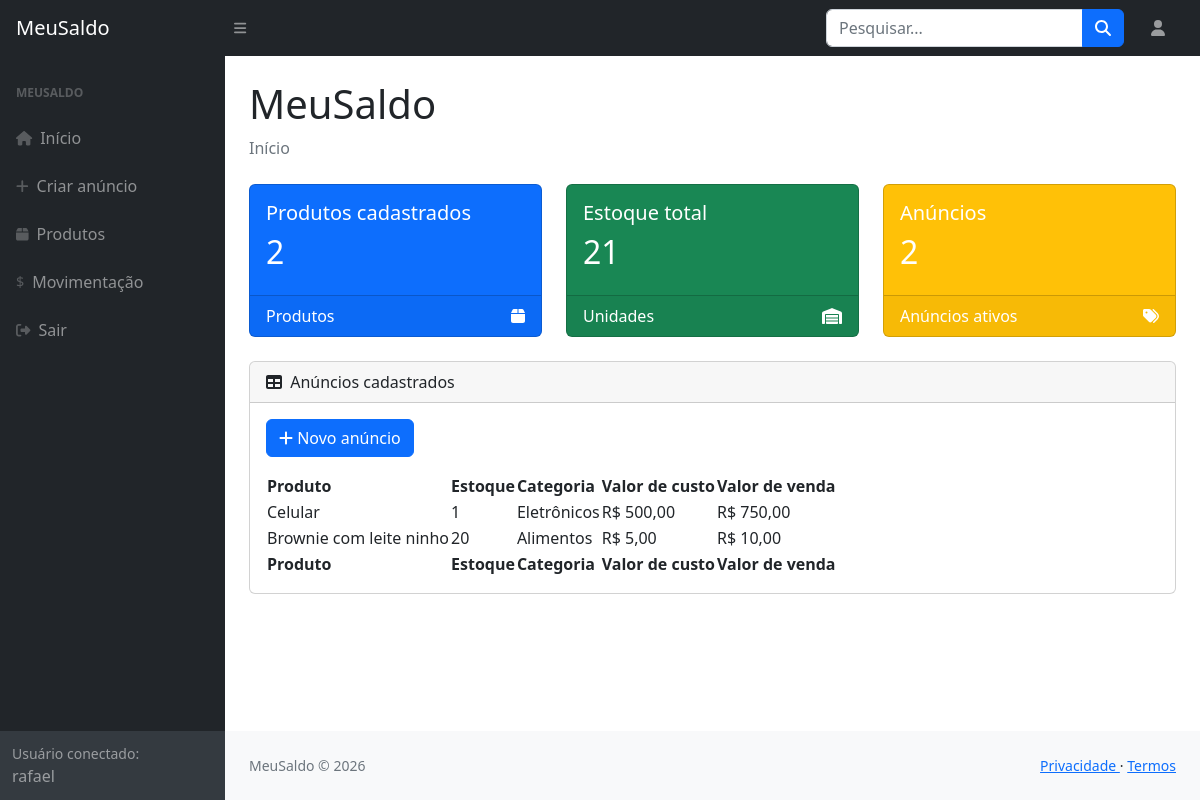
Screenshot of /MeuSaldo/index.php (signed in) with the database file from the repository.
### tables this page shows
CREATE TABLE `anuncios` (
  `idAnuncio` int NOT NULL,
  `Usuarios_idUsuario` int NOT NULL,
  `nomeProduto` varchar(30) NOT NULL,
  `estoqueProduto` int NOT NULL,
  `categoriaAnuncio` varchar(50) NOT NULL,
  `valorCustoAnuncio` decimal(10,2) NOT NULL,
  `valorAnuncio` decimal(10,2) NOT NULL
);

### MeuSaldo/header.php (called while the page is built, shortened)
<?php
    if(isset($_SESSION['logado']) && $_SESSION['logado'] === true){
        $idUsuario    = $_SESSION['idUsuario'];
        $nomeUsuario  = $_SESSION['nomeUsuario'];
        $nomeCompleto = explode(' ', $nomeUsuario);
        $primeiroNome = $nomeCompleto[0];
    }
?>

### MeuSaldo/index.php (the view, shortened to what this page needs)
<?php include "header.php" ?>
<?php
include "conexaoBD.php";
$idUsuario = (int) $idUsuario;
$sqlAnuncios = "SELECT
                    idAnuncio,
                    nomeProduto,
                    estoqueProduto,
                    categoriaAnuncio,
                    valorCustoAnuncio,
                    valorAnuncio
                FROM Anuncios
                WHERE Usuarios_idUsuario = $idUsuario
                ORDER BY idAnuncio DESC";
$resultadoAnuncios = mysqli_query($conn, $sqlAnuncios);
$quantidadeProdutos = mysqli_num_rows($resultadoAnuncios);
$sqlEstoque = "SELECT SUM(estoqueProduto) AS estoqueTotal
               FROM Anuncios
               WHERE Usuarios_idUsuario = $idUsuario";
$resultadoEstoque = mysqli_query($conn, $sqlEstoque);
$dadosEstoque = mysqli_fetch_assoc($resultadoEstoque);
$estoqueTotal = $dadosEstoque['estoqueTotal'] ?? 0;
$resultadoAnuncios = mysqli_query($conn, $sqlAnuncios);
?>
<!DOCTYPE html>
<html lang="pt-br">
<head>
    <link href="https://cdn.jsdelivr.net/npm/simple-datatables@7.1.2/dist/style.min.css"
          rel="stylesheet" />
    <link href="css/styles.css"
          rel="stylesheet" />
</head>
<body class="sb-nav-fixed">
<nav class="sb-topnav navbar navbar-expand navbar-dark bg-dark">
    <a class="navbar-brand ps-3"
       href="index.php">
        MeuSaldo
    </a>
    <button class="btn btn-link btn-sm order-1 order-lg-0 me-4 me-lg-0"
            id="sidebarToggle"
            href="#!">
        <i class="fas fa-bars"></i>
    </button>
    <form class="d-none d-md-inline-block form-inline ms-auto me-0 me-md-3 my-2 my-md-0">
        <div class="input-group">
            <input class="form-control"
                   type="text"
                   placeholder="Pesquisar..."
                   aria-label="Pesquisar" />
            <button class="btn btn-primary"
                    id="btnNavbarSearch"
                    type="button">
                <i class="fas fa-search"></i>
            </button>
        </div>
    </form>
    <?php
        if(isset($_SESSION['logado']) && $_SESSION['logado'] === true){
            echo"
            <ul class='navbar-nav ms-auto ms-md-0 me-3 me-lg-4'>
                <li class='nav-item dropdown'>
                    <a class='nav-link '
                    id='navbarDropdown'
                    href='#'
                    role='button'
                    data-bs-toggle=dropdown'
                    aria-expanded='false'>
                        <i class='fas fa-user fa-fw'></i>
                    </a>
        ";
        }
    ?>
</nav>
<div id="layoutSidenav">
    <div id="layoutSidenav_nav">
        <nav class="sb-sidenav accordion sb-sidenav-dark"
             id="sidenavAccordion">
            <div class="sb-sidenav-menu">
                <div class="nav">
                    <div class="sb-sidenav-menu-heading">
                        MeuSaldo
                    </div>
                    <a class="nav-link"
                       href="index.php">
                        <div class="sb-nav-link-icon">
                            <i class="fas fa-home"></i>
                        </div>
                        Início
                    </a>
                    <?php
                        if(isset($_SESSION['logado']) && $_SESSION['logado'] === true){
                        echo"
                            <a class='nav-link'
                            href='formAnuncio.php'>
                                <div class='sb-nav-link-icon'>
                                    <i class='fas fa-plus'></i>
                                </div>
                                Criar anúncio
                            </a>
                            <a class='nav-link'
                            href='listaProdutos.php'>
                                <div class='sb-nav-link-icon'>
                                    <i class='fas fa-box'></i>
                                </div>
                                Produtos
                            </a>
                            <a class='nav-link'
                            href='movimentacao.php'>
                                <div class='sb-nav-link-icon'>
                                    $
                                </div>
                                Movimentação
                            </a>
                            <a class='nav-link'
                            href='logout.php'>
                                <div class='sb-nav-link-icon'>
                                    <i class='fas fa-sign-out-alt'></i>
                                </div>
                                Sair
                            </a>
                            ";
                        }
                    ?>
                </div>
            </div>
            <div class="sb-sidenav-footer">
                <div class="small">
                    Usuário conectado:
                </div>
                <?php
                if (isset($primeiroNome)) {
                    echo htmlspecialchars($primeiroNome);
                } else {
                    echo "Nenhum usuário conectado";
                }
                ?>
            </div>
        </nav>
    </div>
    <div id="layoutSidenav_content">
        <main>
            <div class="container-fluid px-4">
                <h1 class="mt-4">
                    MeuSaldo
                </h1>
                <ol class="breadcrumb mb-4">
                    <li class="breadcrumb-item active">
                        Início
                    </li>
                </ol>
                <div class="row">
                    <div class="col-xl-4 col-md-6">
                        <div class="card bg-primary text-white mb-4">
                            <div class="card-body">
                                <h5>
                                    Produtos cadastrados
                                </h5>
                                <h2>
                                    <?php
                                    echo $quantidadeProdutos;
                                    ?>
                                </h2>
                            </div>
                            <div class="card-footer d-flex align-items-center justify-content-between">
                                <span>
                                    Produtos
                                </span>
                                <i class="fas fa-box"></i>
                            </div>
                        </div>
                    </div>
                    <div class="col-xl-4 col-md-6">
                        <div class="card bg-success text-white mb-4">
                            <div class="card-body">
                                <h5>
                                    Estoque total
                                </h5>
                                <h2>
                                    <?php
                                    echo $estoqueTotal;
                                    ?>
                                </h2>
                            </div>
                            <div class="card-footer d-flex align-items-center justify-content-between">
                                <span>
                                    Unidades
                                </span>
                                <i class="fas fa-warehouse"></i>
                            </div>
                        </div>
                    </div>
                    <div class="col-xl-4 col-md-6">
                        <div class="card bg-warning text-white mb-4">
                            <div class="card-body">
                                <h5>
                                    Anúncios
                                </h5>
                                <h2>
                                    <?php
                                    echo $quantidadeProdutos;
                                    ?>
                                </h2>
                            </div>
                            <div class="card-footer d-flex align-items-center justify-content-between">
                                <span>
                                    Anúncios ativos
                                </span>
                                <i class="fas fa-tags"></i>
                            </div>
                        </div>
                    </div>
                </div>
                <div class="card mb-4">
                    <div class="card-header">
                        <i class="fas fa-table me-1"></i>
                        Anúncios cadastrados
                    </div>
                    <div class="card-body">
                        <div class="mb-3">
                            <a href="formAnuncio.php"
                               class="btn btn-primary">
                                <i class="fas fa-plus"></i>
                                Novo anúncio
                            </a>
                        </div>
                        <div class="table-responsive">
                            <table id="datatablesSimple">
                                <thead>
                                    <tr>
                                        <th>Produto</th>
                                        <th>Estoque</th>
                                        <th>Categoria</th>
                                        <th>Valor de custo</th>
                                        <th>Valor de venda</th>
                                    </tr>
                                </thead>
                                <tfoot>
                                    <tr>
                                        <th>Produto</th>
                                        <th>Estoque</th>
                                        <th>Categoria</th>
                                        <th>Valor de custo</th>
                                        <th>Valor de venda</th>
                                    </tr>
                                </tfoot>
                                <tbody>
                                <?php
                                if (
                                    $resultadoAnuncios &&
                                    mysqli_num_rows($resultadoAnuncios) > 0
                                ) {
                                    while (
                                        $anuncio =
                                        mysqli_fetch_assoc(
                                            $resultadoAnuncios
                                        )
                                    ) {
                                        ?>
                                        <tr>
                                            <td>
                                                <?php
                                                echo htmlspecialchars(
                                                    $anuncio['nomeProduto']
                                                );
                                                ?>
                                            </td>
                                            <td>
                                                <?php
                                                echo htmlspecialchars(
                                                    $anuncio['estoqueProduto']
                                                );
                                                ?>
                                            </td>
                                            <td>
                                                <?php
                                                echo htmlspecialchars(
                                                    $anuncio['categoriaAnuncio']
                                                );
                                                ?>
                                            </td>
                                            <td>
                                                R$
                                                <?php
                                                echo number_format(
                                                    $anuncio[
                                                        'valorCustoAnuncio'
                                                    ],
                                                    2,
                                                    ',',
                                                    '.'
                                                );
                                                ?>
                                            </td>
                                            <td>
                                                R$
                                                <?php
                                                echo number_format(
                                                    $anuncio[
                                                        'valorAnuncio'
                                                    ],
                                                    2,
                                                    ',',
                                                    '.'
                                                );
                                                ?>
                                            </td>
                                        </tr>
                                        <?php
                                    }
                                }
                                ?>
                                </tbody>
                            </table>
                        </div>
                    </div>
                </div>
            </div>
        </main>
        <footer class="py-4 bg-light mt-auto">
            <div class="container-fluid px-4">
                <div class="d-flex align-items-center justify-content-between small">
                    <div class="text-muted">
                        MeuSaldo © 2026
                    </div>
                    <div>
                        <a href="#">
                            Privacidade
                        </a>
                        &middot;
                        <a href="#">
                            Termos
                        </a>
                    </div>
                </div>
            </div>
        </footer>
    </div>
</div>
</body>
</html>

### rows the page displays
anuncios: nomeProduto "Celular", estoqueProduto "1", categoriaAnuncio "Eletrônicos", valorCustoAnuncio "500,00", valorAnuncio "750,00"
anuncios: nomeProduto "Brownie com leite ninho", estoqueProduto "20", categoriaAnuncio "Alimentos", valorCustoAnuncio "5,00", valorAnuncio "10,00"

### other values shown
$primeiroNome "rafael"
$quantidadeProdutos "2"
$estoqueTotal "21"
